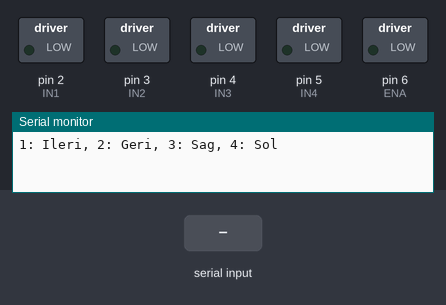
The sketch below on a simulated Arduino Mega 2560, built with avr-gcc and run on an emulated ATmega2560. On the bench: switched loads named in the sketch (green lamp = pin HIGH), the last lines printed to the serial monitor. The inputs (shaded band) are chosen by the test bench.

Above: at 1.2 s.
1.3 s: "1\n" received over Serial
At 2.4 s:
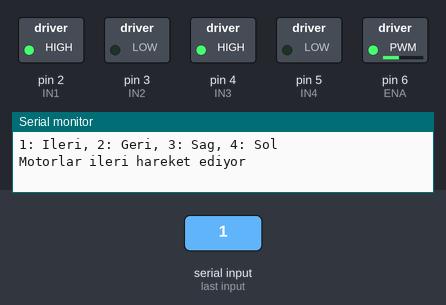
2.8 s: byte 50 ('2') received over Serial
At 3.5 s:
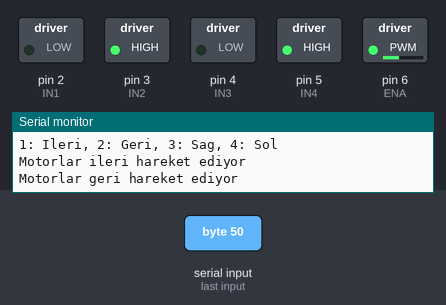
4.3 s: byte 51 ('3') received over Serial
At 4.7 s:
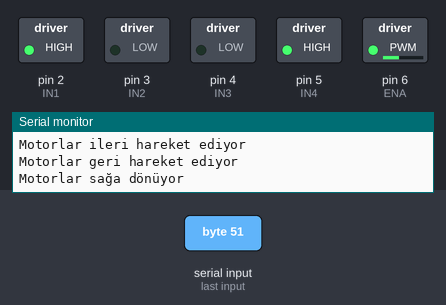
5.8 s: byte 52 ('4') received over Serial
At 7.0 s:
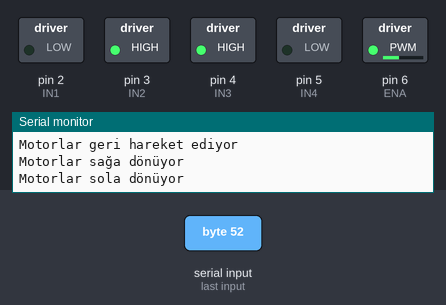
7.3 s: "0\n" received over Serial
At 8.1 s:
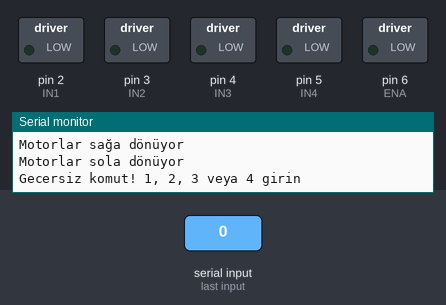
8.8 s: "2\n" received over Serial
At 9.3 s:
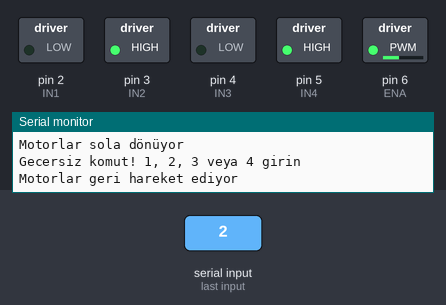
Timing chart, 0 to 11.3 s (numbered marks = the images above; inputs shaded):
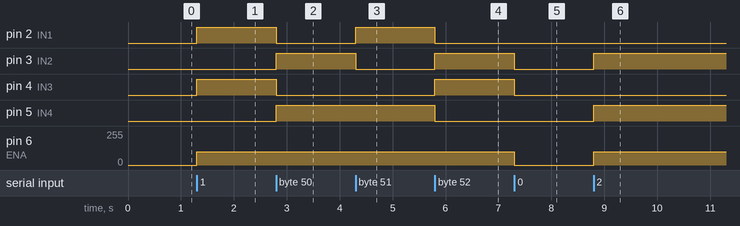

Measured:
- after the input at 1.3 s, pin 2 (IN1), pin 4 (IN3): LOW → HIGH at once; pin 6 (ENA): 0/255 → 100/255 at once
- after the input at 2.8 s, pin 2 (IN1), pin 4 (IN3): HIGH → LOW at once; pin 3 (IN2), pin 5 (IN4): LOW → HIGH at once
- after the input at 4.3 s, pin 2 (IN1): LOW → HIGH at once; pin 3 (IN2): HIGH → LOW at once
- after the input at 5.8 s, pin 2 (IN1), pin 5 (IN4): HIGH → LOW at once; pin 3 (IN2), pin 4 (IN3): LOW → HIGH at once
- after the input at 7.3 s, pin 3 (IN2), pin 4 (IN3): HIGH → LOW at once; pin 6 (ENA): 100/255 → 0/255 at once
- after the input at 8.8 s, pin 3 (IN2), pin 5 (IN4): LOW → HIGH at once; pin 6 (ENA): 0/255 → 100/255 at once

The sketch:

arduinoMotorCalistir11.05.ino
```cpp
// L298N Motor Sürücü Pin Tanımlamaları (Arduino Mega için)
const int ENA = 6;    // Motor A ve B hız kontrol pini (PWM, Mega'da PWM destekli)
const int IN1 = 2;    // Motor A yön kontrol pini 1 (Sol motor)
const int IN2 = 3;    // Motor A yön kontrol pini 2 (Sol motor)
const int IN3 = 4;    // Motor B yön kontrol pini 1 (Sağ motor)
const int IN4 = 5;    // Motor B yön kontrol pini 2 (Sağ motor)

void setup() {
  // Pinleri çıkış olarak ayarla
  pinMode(ENA, OUTPUT);
  pinMode(IN1, OUTPUT);
  pinMode(IN2, OUTPUT);
  pinMode(IN3, OUTPUT);
  pinMode(IN4, OUTPUT);

  // Seri haberleşmeyi başlat (9600 baud)
  Serial.begin(9600);
  Serial.println("1: Ileri, 2: Geri, 3: Sag, 4: Sol");

  // Başlangıçta motorları durdur
  motorStop();
}

void loop() {
  // Seri porttan veri gelirse oku
  if (Serial.available() > 0) {
    char command = Serial.read(); // Gelen komutu oku
    // Yeni satır veya taşıma karakterlerini temizle
    if (command == '\n' || command == '\r') {
      return;
    }

    // Komutlara göre motor kontrolü
    if (command == '1') {
      motorForward(100); // 200 PWM hızında ileri
      Serial.println("Motorlar ileri hareket ediyor");
    }
    else if (command == '2') {
      motorBackward(100); // 200 PWM hızında geri
      Serial.println("Motorlar geri hareket ediyor");
    }
    else if (command == '3') {
      motorRight(100); // 200 PWM hızında sağa dönüş
      Serial.println("Motorlar sağa dönüyor");
    }
    else if (command == '4') {
      motorLeft(100); // 200 PWM hızında sola dönüş
      Serial.println("Motorlar sola dönüyor");
    }
    else {
      motorStop(); // Geçersiz komutsa motorları durdur
      Serial.println("Gecersiz komut! 1, 2, 3 veya 4 girin");
    }
  }
}

// Motorları ileri hareket ettiren fonksiyon
void motorForward(int speed) {
  // Motor A (Sol motor)
  digitalWrite(IN1, HIGH);
  digitalWrite(IN2, LOW);
  analogWrite(ENA, speed);

  // Motor B (Sağ motor)
  digitalWrite(IN3, HIGH);
  digitalWrite(IN4, LOW);
  analogWrite(ENA, speed);
}

// Motorları geri hareket ettiren fonksiyon
void motorBackward(int speed) {
  // Motor A (Sol motor)
  digitalWrite(IN1, LOW);
  digitalWrite(IN2, HIGH);
  analogWrite(ENA, speed);

  // Motor B (Sağ motor)
  digitalWrite(IN3, LOW);
  digitalWrite(IN4, HIGH);
  analogWrite(ENA, speed);
}

// Motorları sağa döndüren fonksiyon
void motorRight(int speed) {
  // Motor A (Sol motor) ileri
  digitalWrite(IN1, HIGH);
  digitalWrite(IN2, LOW);
  analogWrite(ENA, speed);

  // Motor B (Sağ motor) geri
  digitalWrite(IN3, LOW);
  digitalWrite(IN4, HIGH);
  analogWrite(ENA, speed);
}

// Motorları sola döndüren fonksiyon
void motorLeft(int speed) {
  // Motor A (Sol motor) geri
  digitalWrite(IN1, LOW);
  digitalWrite(IN2, HIGH);
  analogWrite(ENA, speed);

  // Motor B (Sağ motor) ileri
  digitalWrite(IN3, HIGH);
  digitalWrite(IN4, LOW);
  analogWrite(ENA, speed);
}

// Motorları durduran fonksiyon
void motorStop() {
  // Motor A (Sol motor)
  digitalWrite(IN1, LOW);
  digitalWrite(IN2, LOW);
  analogWrite(ENA, 0);

  // Motor B (Sağ motor)
  digitalWrite(IN3, LOW);
  digitalWrite(IN4, LOW);
  analogWrite(ENA, 0);
}
```
